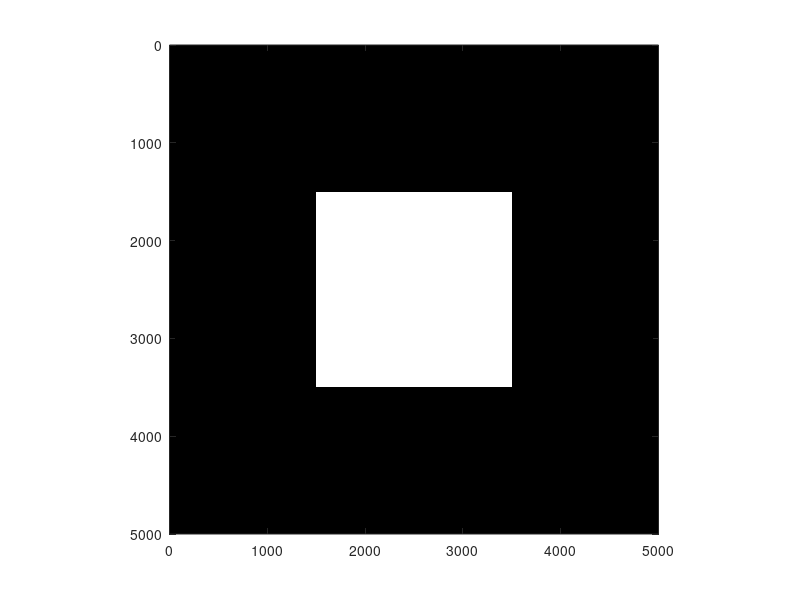

MATLAB code for this plot:
% Define Aperture field
apl=5000; % Size of the aperture field
ap=zeros(apl); % Define actual aperture plane

% Define square aperture
sql=2000; % Define square length

for i=round(1+apl/2-sql/2):round(1+apl/2+sql/2)
    for j=round(1+apl/2-sql/2):round(1+apl/2+sql/2)
        ap(i,j)=1;
    end
end

% Plot the aperture field
figure
imagesc(ap) % Plot image of the aperture field
colormap gray % Set the color of the aperture field plot
axis equal % Set the display scale of the axes
axis([0 apl 0 apl]) % Set axes limits to size of aperture field